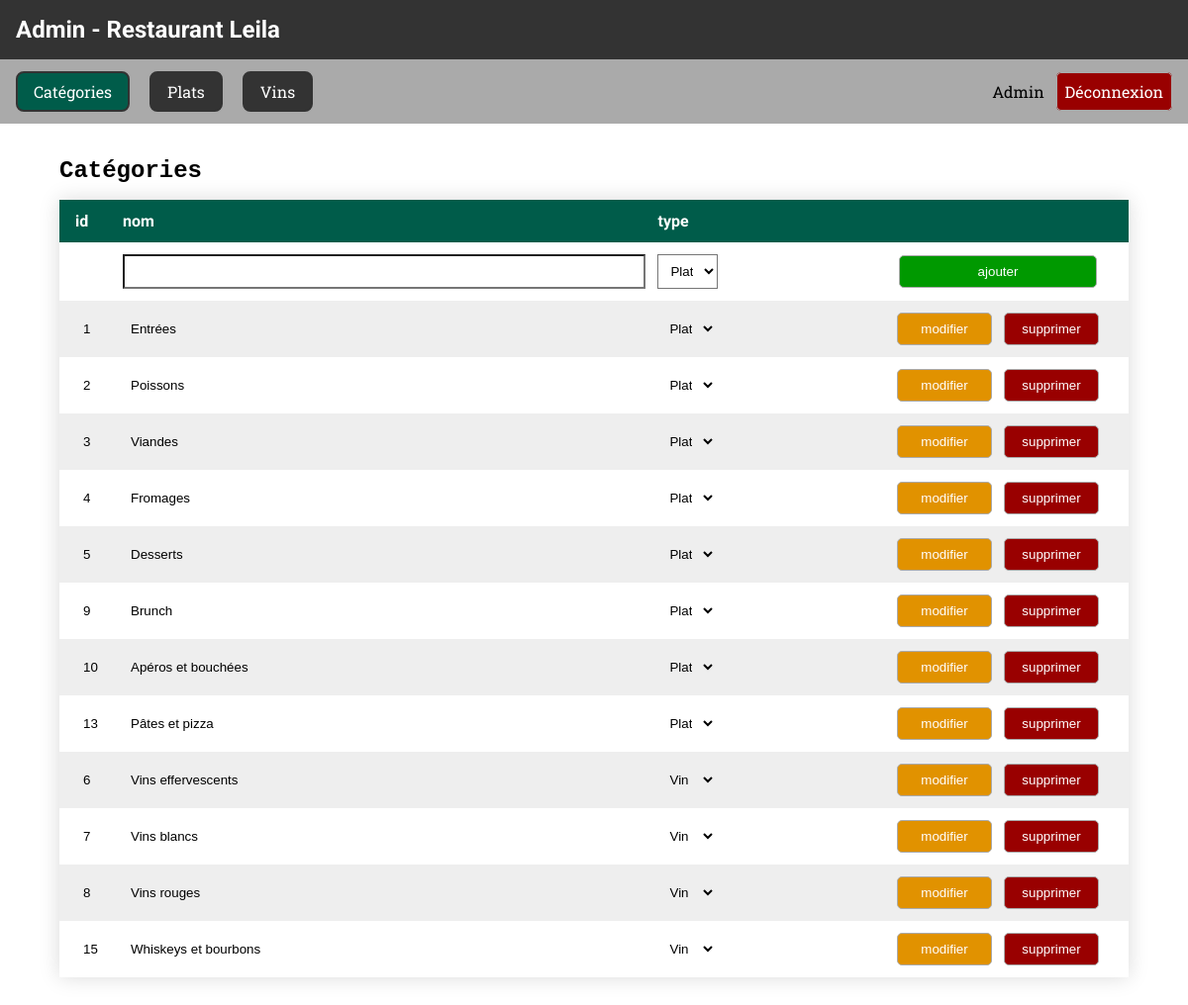
The page /categories.php (signed in) on the database its author committed.
### tables this page shows
CREATE TABLE `categorie` (
  `id` tinyint(4) NOT NULL,
  `nom` varchar(100) NOT NULL,
  `type` enum('plat','vin') NOT NULL DEFAULT 'plat'
);

### categories.php (the view, shortened to what this page needs)
<?php
    $cnx = mysqli_connect('localhost', 'root', '', 'leila');
    mysqli_set_charset($cnx, 'utf8');
    $resultat = mysqli_query($cnx, "SELECT *  FROM categorie ORDER BY `type`, id");
    $page = 'categories';
    include('inclusions/entete.inc.php');
?>
    <section class="liste-enregistrements">
        <h2><code>Catégories</code></h2>
        <header>
            <span>id</span>
            <span>nom</span>
            <span>type</span>
            <span class="action"></span>
        </header>
        <div class="data">
            <form class="nouveau" action="?op=ajout" method="post">
                <span></span>
                <span><input type="text" name="nom" value=""></span>
                <span>
                    <select name="type">
                        <option value="plat">Plat</option>
                    </select>
                </span>
                <span class="action">
                    <button type="submit" class="btn btn-ajouter btn-plein">ajouter</button>
                </span>
            </form>
            <?php
                while($enreg = mysqli_fetch_assoc($resultat)) :
            ?>
                <form method="post">
                    <span><input readonly type="text" name="id" value="<?= $enreg['id']; ?>"></span>
                    <span><input type="text" name="nom" value="<?= $enreg['nom']; ?>"></span>
                    <span>
                        <select name="type">
                            <option <?= ($enreg['type']==='plat') ? 'selected' : '' ?> value="plat">Plat</option>
                            <option <?= ($enreg['type']==='vin') ? 'selected' : '' ?> value="vin">Vin</option>
                        </select>
                    </span>
                    <span class="action">
                        <button type="submit" formaction="?op=modification" class="btn btn-modifier">modifier</button>
                        <button type="submit" formaction="?op=suppression" class="btn btn-supprimer">supprimer</button>
                    </span>
                </form>
            <?php endwhile; ?>
        </div>
    </section>
<?php
    include('inclusions/pied2page.inc.php');
?>

### inclusions/entete.inc.php (shortened to what this page needs)
<!DOCTYPE html>
<html lang="fr">
<head>
    <link rel="stylesheet" href="ressources/css/leila-admin.css">
</head>
<body>
    <header>
        <h2>Admin - Restaurant Leila</h2>
        <nav class="navigation-principale">
            <ul>
                <li class="<?= ($page === 'categories') ? 'actif' : ''; ?>"><a href="categories.php">Catégories</a></li>
                <li class="<?= ($page === 'plats') ? 'actif' : ''; ?>"><a href="plats.php">Plats</a></li>
                <li class="<?= ($page === 'vins') ? 'actif' : ''; ?>"><a href="vins.php">Vins</a></li>
            </ul>
            <?php if(isset($_SESSION['util-courriel'])) : ?>
                <div class="profile-connexion">
                    <?= $_SESSION['util-courriel']['nom_complet'] ?>
                    <a href="index.php?action=deconnexion&e=3000" class="btn btn-supprimer">Déconnexion</a>
                </div>
            <?php endif; ?>
        </nav>
    </header>

### inclusions/pied2page.inc.php (shortened to what this page needs)
</body>
</html>

### ressources/css/leila-admin.css (style rules this page uses)
body { box-sizing: content-box; margin: 0; padding: 0; font-family: "Roboto Slab", sans-serif; }
body a, body a:active, body a:link, body a:visited { color: inherit; text-decoration: none; }
body h1, body h2, body h3, body h4, body h5, body h6 { font-family: "Roboto", serif; margin: 0; padding: 0; }
body header { margin: 0; }
body header h2 { background-color: #333; color: white; padding: 1rem; }
body header nav { background-color: #aaa; display: flex; align-items: center; justify-content: space-between; }
body header nav ul { margin: 0; padding: 0; }
body header nav ul li { list-style: none; display: inline-block; margin: 0.75rem 0.5rem; padding: 0.5rem 1rem; background-color: #333; color: white; border: 2px solid #333; border-radius: 0.5rem; cursor: pointer; }
body header nav ul li:first-of-type { margin-left: 1rem; }
body header nav ul li.actif { background-color: #005c4a; }
body header nav .profile-connexion { padding-right: 1rem; }
body header nav .profile-connexion a { color: white; }
body section.liste-enregistrements { display: table; width: 100%; min-width: 70vw; max-width: 90vw; margin: 2rem auto; font-family: "Roboto"; box-shadow: 0 0 20px rgba(0, 0, 0, 0.15); }
body section.liste-enregistrements h2 { display: table-caption; margin-bottom: 1rem; text-align: left; font-size: 1.5rem; }
body section.liste-enregistrements header { display: table-row; background-color: #005c4a; color: white; font-weight: bold; }
body section.liste-enregistrements header span { display: table-cell; padding: 0.75rem 1rem; text-align: left; }
body section.liste-enregistrements header span:first-of-type { width: 1rem; }
body section.liste-enregistrements header span.action { width: 15rem; }
body section.liste-enregistrements div.data { display: table-row-group; }
body section.liste-enregistrements div.data form { display: table-row; border-bottom: thin solid #aaa; }
body section.liste-enregistrements div.data form:nth-of-type(even) { background-color: #eee; }
body section.liste-enregistrements div.data form:last-of-type { border-bottom: 5px solid #005c4a; }
body section.liste-enregistrements div.data form span { display: table-cell; padding: 0.75rem 1rem; text-align: left; }
body section.liste-enregistrements div.data form span.action { text-align: center; }
body section.liste-enregistrements div.data form span input, body section.liste-enregistrements div.data form span select { padding: 0.5rem; background-color: inherit; }
body section.liste-enregistrements div.data form span input { width: 100%; }
body section.liste-enregistrements div.data form:not(.nouveau) input, body section.liste-enregistrements div.data form:not(.nouveau) select { border: none; }
body .btn { border: thin solid #aaa; width: 40%; margin-left: 0.5rem; padding: 0.5rem; border-radius: 5px; color: white; cursor: pointer; }
body .btn.btn-plein { width: calc(80% + 0.5rem); }
body .btn.btn-ajouter, body .btn.btn-connexion { background-color: #090; }
body .btn.btn-modifier { background-color: rgb(225, 146, 0); }
body .btn.btn-supprimer { background-color: #900; }

### rows shown on the page
categorie: id "1", nom "Entrées", type "Plat"
categorie: id "2", nom "Poissons", type "Plat"
categorie: id "3", nom "Viandes", type "Plat"
categorie: id "4", nom "Fromages", type "Plat"
categorie: id "5", nom "Desserts", type "Plat"
categorie: id "9", nom "Brunch", type "Plat"
categorie: id "10", nom "Apéros et bouchées", type "Plat"
categorie: id "13", nom "Pâtes et pizza", type "Plat"
categorie: id "6", nom "Vins effervescents", type "Vin"
categorie: id "7", nom "Vins blancs", type "Vin"
categorie: id "8", nom "Vins rouges", type "Vin"
categorie: id "15", nom "Whiskeys et bourbons", type "Vin"

### other values the page prints
$_SESSION['util-courriel']['nom_complet'] "Admin"
